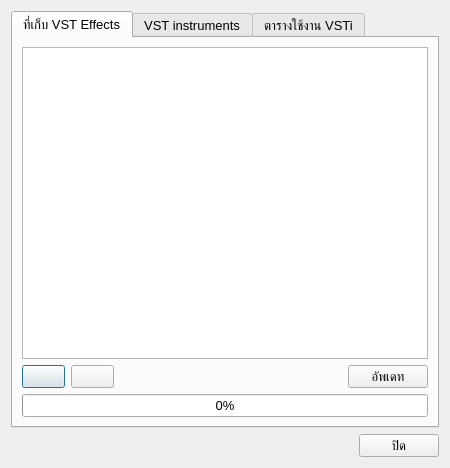
<?xml version="1.0" encoding="UTF-8"?>
<ui version="4.0">
 <class>VSTDirsDialog</class>
 <widget class="QDialog" name="VSTDirsDialog">
  <property name="geometry">
   <rect>
    <x>0</x>
    <y>0</y>
    <width>450</width>
    <height>468</height>
   </rect>
  </property>
  <property name="minimumSize">
   <size>
    <width>450</width>
    <height>0</height>
   </size>
  </property>
  <property name="font">
   <font>
    <pointsize>10</pointsize>
   </font>
  </property>
  <property name="windowTitle">
   <string>VST Effects &amp; VST instruments</string>
  </property>
  <property name="locale">
   <locale language="English" country="UnitedStates"/>
  </property>
  <layout class="QVBoxLayout" name="verticalLayout_8">
   <item>
    <widget class="QTabWidget" name="tabWidget">
     <property name="currentIndex">
      <number>0</number>
     </property>
     <widget class="QWidget" name="tab">
      <attribute name="title">
       <string>ที่เก็บ VST Effects</string>
      </attribute>
      <layout class="QVBoxLayout" name="verticalLayout">
       <item>
        <widget class="QListWidget" name="list"/>
       </item>
       <item>
        <layout class="QHBoxLayout" name="horizontalLayout_2">
         <item>
          <widget class="QPushButton" name="btnAdd">
           <property name="text">
            <string/>
           </property>
           <property name="icon">
            <iconset resource="../icons.qrc">
             <normaloff>:/Icons/add.png</normaloff>:/Icons/add.png</iconset>
           </property>
          </widget>
         </item>
         <item>
          <widget class="QPushButton" name="btnRemove">
           <property name="text">
            <string/>
           </property>
           <property name="icon">
            <iconset resource="../icons.qrc">
             <normaloff>:/Icons/remove.png</normaloff>:/Icons/remove.png</iconset>
           </property>
          </widget>
         </item>
         <item>
          <spacer name="horizontalSpacer_2">
           <property name="orientation">
            <enum>Qt::Horizontal</enum>
           </property>
           <property name="sizeHint" stdset="0">
            <size>
             <width>40</width>
             <height>20</height>
            </size>
           </property>
          </spacer>
         </item>
         <item>
          <widget class="QLabel" name="lbVSTName">
           <property name="text">
            <string/>
           </property>
          </widget>
         </item>
         <item>
          <widget class="QPushButton" name="btnUpdate">
           <property name="text">
            <string>อัพเดท</string>
           </property>
          </widget>
         </item>
        </layout>
       </item>
       <item>
        <widget class="QProgressBar" name="progressBar">
         <property name="value">
          <number>0</number>
         </property>
         <property name="alignment">
          <set>Qt::AlignCenter</set>
         </property>
        </widget>
       </item>
      </layout>
     </widget>
     <widget class="QWidget" name="tab_2">
      <attribute name="title">
       <string>VST instruments</string>
      </attribute>
      <layout class="QVBoxLayout" name="verticalLayout_6">
       <item>
        <widget class="QGroupBox" name="groupBox">
         <property name="title">
          <string>VST instruments 1</string>
         </property>
         <layout class="QVBoxLayout" name="verticalLayout_2">
          <item>
           <layout class="QHBoxLayout" name="horizontalLayout">
            <item>
             <layout class="QFormLayout" name="formLayout">
              <item row="0" column="0">
               <widget class="QLabel" name="label">
                <property name="text">
                 <string>ชื่อ :</string>
                </property>
               </widget>
              </item>
              <item row="0" column="1">
               <widget class="QLabel" name="lbVSTiName1">
                <property name="text">
                 <string/>
                </property>
               </widget>
              </item>
             </layout>
            </item>
            <item>
             <layout class="QFormLayout" name="formLayout_2">
              <item row="0" column="0">
               <widget class="QLabel" name="label_2">
                <property name="text">
                 <string>ผู้ผลิต :</string>
                </property>
               </widget>
              </item>
              <item row="0" column="1">
               <widget class="QLabel" name="lbVSTiVendor1">
                <property name="text">
                 <string/>
                </property>
               </widget>
              </item>
             </layout>
            </item>
           </layout>
          </item>
          <item>
           <layout class="QHBoxLayout" name="horizontalLayout_4">
            <item>
             <widget class="QLineEdit" name="leVSTiPath1">
              <property name="readOnly">
               <bool>true</bool>
              </property>
             </widget>
            </item>
            <item>
             <widget class="QPushButton" name="btnVSTi1">
              <property name="minimumSize">
               <size>
                <width>32</width>
                <height>0</height>
               </size>
              </property>
              <property name="maximumSize">
               <size>
                <width>36</width>
                <height>16777215</height>
               </size>
              </property>
              <property name="text">
               <string>...</string>
              </property>
             </widget>
            </item>
            <item>
             <widget class="QPushButton" name="btnVSTiRemove1">
              <property name="enabled">
               <bool>false</bool>
              </property>
              <property name="minimumSize">
               <size>
                <width>32</width>
                <height>0</height>
               </size>
              </property>
              <property name="maximumSize">
               <size>
                <width>36</width>
                <height>16777215</height>
               </size>
              </property>
              <property name="text">
               <string/>
              </property>
              <property name="icon">
               <iconset resource="../icons.qrc">
                <normaloff>:/Icons/delete.png</normaloff>:/Icons/delete.png</iconset>
              </property>
             </widget>
            </item>
           </layout>
          </item>
         </layout>
        </widget>
       </item>
       <item>
        <widget class="QGroupBox" name="groupBox_2">
         <property name="title">
          <string>VST instruments 2</string>
         </property>
         <layout class="QVBoxLayout" name="verticalLayout_3">
          <item>
           <layout class="QHBoxLayout" name="horizontalLayout_5">
            <item>
             <layout class="QFormLayout" name="formLayout_3">
              <item row="0" column="0">
               <widget class="QLabel" name="label_3">
                <property name="text">
                 <string>ชื่อ :</string>
                </property>
               </widget>
              </item>
              <item row="0" column="1">
               <widget class="QLabel" name="lbVSTiName2">
                <property name="text">
                 <string/>
                </property>
               </widget>
              </item>
             </layout>
            </item>
            <item>
             <layout class="QFormLayout" name="formLayout_4">
              <item row="0" column="0">
               <widget class="QLabel" name="label_4">
                <property name="text">
                 <string>ผู้ผลิต :</string>
                </property>
               </widget>
              </item>
              <item row="0" column="1">
               <widget class="QLabel" name="lbVSTiVendor2">
                <property name="text">
                 <string/>
                </property>
               </widget>
              </item>
             </layout>
            </item>
           </layout>
          </item>
          <item>
           <layout class="QHBoxLayout" name="horizontalLayout_6">
            <item>
             <widget class="QLineEdit" name="leVSTiPath2">
              <property name="readOnly">
               <bool>true</bool>
              </property>
             </widget>
            </item>
            <item>
             <widget class="QPushButton" name="btnVSTi2">
              <property name="minimumSize">
               <size>
                <width>32</width>
                <height>0</height>
               </size>
              </property>
              <property name="maximumSize">
               <size>
                <width>36</width>
                <height>16777215</height>
               </size>
              </property>
              <property name="text">
               <string>...</string>
              </property>
             </widget>
            </item>
            <item>
             <widget class="QPushButton" name="btnVSTiRemove2">
              <property name="enabled">
               <bool>false</bool>
              </property>
              <property name="minimumSize">
               <size>
                <width>32</width>
                <height>0</height>
               </size>
              </property>
              <property name="maximumSize">
               <size>
                <width>36</width>
                <height>16777215</height>
               </size>
              </property>
              <property name="text">
               <string/>
              </property>
              <property name="icon">
               <iconset resource="../icons.qrc">
                <normaloff>:/Icons/delete.png</normaloff>:/Icons/delete.png</iconset>
              </property>
             </widget>
            </item>
           </layout>
          </item>
         </layout>
        </widget>
       </item>
       <item>
        <widget class="QGroupBox" name="groupBox_3">
         <property name="title">
          <string>VST instruments 3</string>
         </property>
         <layout class="QVBoxLayout" name="verticalLayout_4">
          <item>
           <layout class="QHBoxLayout" name="horizontalLayout_7">
            <item>
             <layout class="QFormLayout" name="formLayout_5">
              <item row="0" column="0">
               <widget class="QLabel" name="label_5">
                <property name="text">
                 <string>ชื่อ :</string>
                </property>
               </widget>
              </item>
              <item row="0" column="1">
               <widget class="QLabel" name="lbVSTiName3">
                <property name="text">
                 <string/>
                </property>
               </widget>
              </item>
             </layout>
            </item>
            <item>
             <layout class="QFormLayout" name="formLayout_6">
              <item row="0" column="0">
               <widget class="QLabel" name="label_6">
                <property name="text">
                 <string>ผู้ผลิต :</string>
                </property>
               </widget>
              </item>
              <item row="0" column="1">
               <widget class="QLabel" name="lbVSTiVendor3">
                <property name="text">
                 <string/>
                </property>
               </widget>
              </item>
             </layout>
            </item>
           </layout>
          </item>
          <item>
           <layout class="QHBoxLayout" name="horizontalLayout_8">
            <item>
             <widget class="QLineEdit" name="leVSTiPath3">
              <property name="readOnly">
               <bool>true</bool>
              </property>
             </widget>
            </item>
            <item>
             <widget class="QPushButton" name="btnVSTi3">
              <property name="minimumSize">
               <size>
                <width>32</width>
                <height>0</height>
               </size>
              </property>
              <property name="maximumSize">
               <size>
                <width>36</width>
                <height>16777215</height>
               </size>
              </property>
              <property name="text">
               <string>...</string>
              </property>
             </widget>
            </item>
            <item>
             <widget class="QPushButton" name="btnVSTiRemove3">
              <property name="enabled">
               <bool>false</bool>
              </property>
              <property name="minimumSize">
               <size>
                <width>32</width>
                <height>0</height>
               </size>
              </property>
              <property name="maximumSize">
               <size>
                <width>36</width>
                <height>16777215</height>
               </size>
              </property>
              <property name="text">
               <string/>
              </property>
              <property name="icon">
               <iconset resource="../icons.qrc">
                <normaloff>:/Icons/delete.png</normaloff>:/Icons/delete.png</iconset>
              </property>
             </widget>
            </item>
           </layout>
          </item>
         </layout>
        </widget>
       </item>
       <item>
        <widget class="QGroupBox" name="groupBox_4">
         <property name="title">
          <string>VST instruments 4</string>
         </property>
         <layout class="QVBoxLayout" name="verticalLayout_5">
          <item>
           <layout class="QHBoxLayout" name="horizontalLayout_9">
            <item>
             <layout class="QFormLayout" name="formLayout_7">
              <item row="0" column="0">
               <widget class="QLabel" name="label_7">
                <property name="text">
                 <string>ชื่อ :</string>
                </property>
               </widget>
              </item>
              <item row="0" column="1">
               <widget class="QLabel" name="lbVSTiName4">
                <property name="text">
                 <string/>
                </property>
               </widget>
              </item>
             </layout>
            </item>
            <item>
             <layout class="QFormLayout" name="formLayout_8">
              <item row="0" column="0">
               <widget class="QLabel" name="label_8">
                <property name="text">
                 <string>ผู้ผลิต :</string>
                </property>
               </widget>
              </item>
              <item row="0" column="1">
               <widget class="QLabel" name="lbVSTiVendor4">
                <property name="text">
                 <string/>
                </property>
               </widget>
              </item>
             </layout>
            </item>
           </layout>
          </item>
          <item>
           <layout class="QHBoxLayout" name="horizontalLayout_10">
            <item>
             <widget class="QLineEdit" name="leVSTiPath4">
              <property name="readOnly">
               <bool>true</bool>
              </property>
             </widget>
            </item>
            <item>
             <widget class="QPushButton" name="btnVSTi4">
              <property name="minimumSize">
               <size>
                <width>32</width>
                <height>0</height>
               </size>
              </property>
              <property name="maximumSize">
               <size>
                <width>36</width>
                <height>16777215</height>
               </size>
              </property>
              <property name="text">
               <string>...</string>
              </property>
             </widget>
            </item>
            <item>
             <widget class="QPushButton" name="btnVSTiRemove4">
              <property name="enabled">
               <bool>false</bool>
              </property>
              <property name="minimumSize">
               <size>
                <width>32</width>
                <height>0</height>
               </size>
              </property>
              <property name="maximumSize">
               <size>
                <width>36</width>
                <height>16777215</height>
               </size>
              </property>
              <property name="text">
               <string/>
              </property>
              <property name="icon">
               <iconset resource="../icons.qrc">
                <normaloff>:/Icons/delete.png</normaloff>:/Icons/delete.png</iconset>
              </property>
             </widget>
            </item>
           </layout>
          </item>
         </layout>
        </widget>
       </item>
      </layout>
     </widget>
     <widget class="QWidget" name="tab_3">
      <attribute name="title">
       <string>ตารางใช้งาน VSTi</string>
      </attribute>
      <layout class="QVBoxLayout" name="verticalLayout_7">
       <item>
        <widget class="QTableWidget" name="tableVSTiUsed">
         <property name="contextMenuPolicy">
          <enum>Qt::CustomContextMenu</enum>
         </property>
         <property name="editTriggers">
          <set>QAbstractItemView::NoEditTriggers</set>
         </property>
         <property name="selectionBehavior">
          <enum>QAbstractItemView::SelectRows</enum>
         </property>
         <attribute name="verticalHeaderDefaultSectionSize">
          <number>23</number>
         </attribute>
         <column>
          <property name="text">
           <string>เครื่องดนตรี</string>
          </property>
         </column>
         <column>
          <property name="text">
           <string>VST instruments</string>
          </property>
         </column>
         <column>
          <property name="text">
           <string>MIDI Out</string>
          </property>
         </column>
        </widget>
       </item>
      </layout>
     </widget>
    </widget>
   </item>
   <item>
    <layout class="QHBoxLayout" name="horizontalLayout_3">
     <item>
      <spacer name="horizontalSpacer_3">
       <property name="orientation">
        <enum>Qt::Horizontal</enum>
       </property>
       <property name="sizeHint" stdset="0">
        <size>
         <width>40</width>
         <height>20</height>
        </size>
       </property>
      </spacer>
     </item>
     <item>
      <widget class="QPushButton" name="btnClose">
       <property name="text">
        <string>ปิด</string>
       </property>
      </widget>
     </item>
    </layout>
   </item>
  </layout>
 </widget>
 <resources>
  <include location="../icons.qrc"/>
 </resources>
 <connections/>
</ui>
